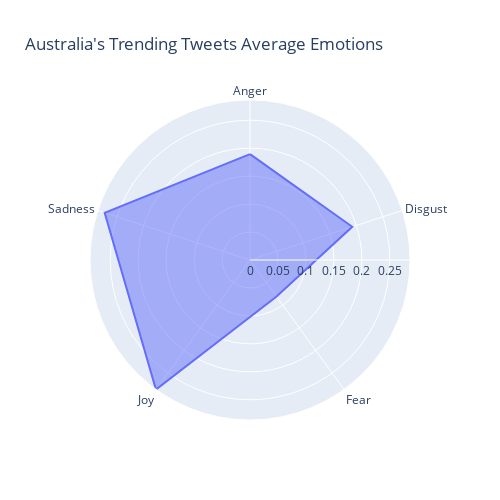
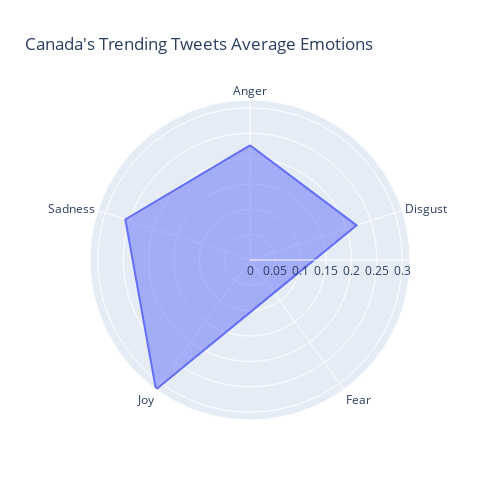
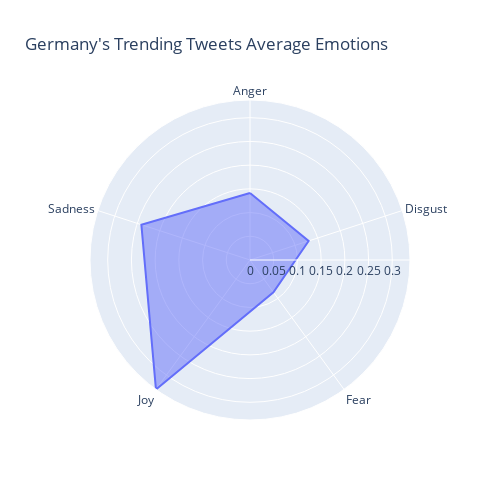
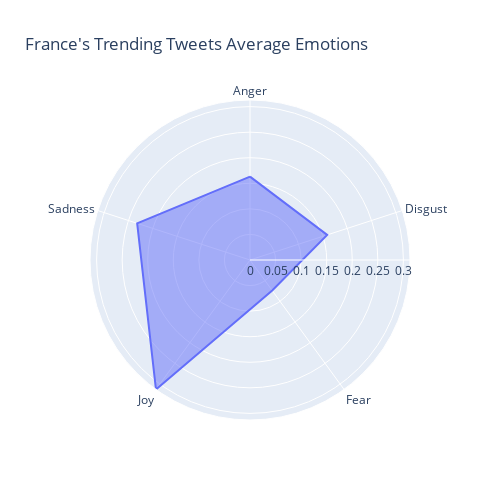

Notebook code cell kept with these figures, in order:
### Code cell
def radar_chart(country, df):
    """
    Graph sentiment scores of countries in radar chart
    
    Arg: 
      countr (str): name of country as a string
      df (DataFrame): a dataframe of trending tweets and sentiment scores of different countries

    Return:
      Radar Charts bar plot of sentiment scores of trending topics in countries
    """
    #create a list of sentiments (columns in the df if it's not Topic)
    sentiments = [column for column in df if column in ['Anger',	'Disgust',	'Fear',	'Joy',	'Sadness']]

    avg_sents = []

    df_country = df.loc[df['Country'] == country]
    for sentiment in sentiments:
      avg_sent = df_country[sentiment].mean()
      avg_sents.append(avg_sent)

    df = pd.DataFrame(dict(r=avg_sents, theta=sentiments))
    fig = px.line_polar(df, r='r', theta='theta', line_close=True, title=f"{country}'s Trending Tweets Average Emotions", width=500, height=500)
    fig.update_traces(fill='toself')
    
    return fig.show()

radar_chart('Australia', countries_df)
radar_chart('Canada', countries_df)
radar_chart('Germany', countries_df)
radar_chart('France', countries_df)
radar_chart('Netherlands', countries_df)
radar_chart('New Zealand', countries_df)
radar_chart('Norway', countries_df)
radar_chart('Sweden', countries_df)
radar_chart('Switzerland', countries_df)
radar_chart('United Kingdom', countries_df)
radar_chart('United States', countries_df)

### Figure 1 — Plotly figure (JSON) as saved in the notebook; plotly's stock layout.template omitted (floating-point values rounded to 4 significant figures)
{"data": [{"fill": "toself", "hovertemplate": "r=%{r}<br>theta=%{theta}<extra></extra>", "legendgroup": "", "line": {"color": "#636efa", "dash": "solid"}, "mode": "lines", "name": "", "r": [0.1893, 0.1923, 0.08083, 0.2862, 0.2733, 0.1893], "showlegend": false, "subplot": "polar", "theta": ["Anger", "Disgust", "Fear", "Joy", "Sadness", "Anger"], "type": "scatterpolar"}], "layout": {"height": 500, "legend": {"tracegroupgap": 0}, "polar": {"angularaxis": {"direction": "clockwise", "rotation": 90}, "domain": {"x": [0, 1], "y": [0, 1]}}, "title": {"text": "Australia's Trending Tweets Average Emotions"}, "width": 500}}

### Figure 2 — Plotly figure (JSON) as saved in the notebook; plotly's stock layout.template omitted (floating-point values rounded to 4 significant figures)
{"data": [{"fill": "toself", "hovertemplate": "r=%{r}<br>theta=%{theta}<extra></extra>", "legendgroup": "", "line": {"color": "#636efa", "dash": "solid"}, "mode": "lines", "name": "", "r": [0.2261, 0.2209, 0.08011, 0.3154, 0.2584, 0.2261], "showlegend": false, "subplot": "polar", "theta": ["Anger", "Disgust", "Fear", "Joy", "Sadness", "Anger"], "type": "scatterpolar"}], "layout": {"height": 500, "legend": {"tracegroupgap": 0}, "polar": {"angularaxis": {"direction": "clockwise", "rotation": 90}, "domain": {"x": [0, 1], "y": [0, 1]}}, "title": {"text": "Canada's Trending Tweets Average Emotions"}, "width": 500}}

### Figure 3 — Plotly figure (JSON) as saved in the notebook; plotly's stock layout.template omitted (floating-point values rounded to 4 significant figures)
{"data": [{"fill": "toself", "hovertemplate": "r=%{r}<br>theta=%{theta}<extra></extra>", "legendgroup": "", "line": {"color": "#636efa", "dash": "solid"}, "mode": "lines", "name": "", "r": [0.1411, 0.13, 0.08397, 0.3373, 0.2408, 0.1411], "showlegend": false, "subplot": "polar", "theta": ["Anger", "Disgust", "Fear", "Joy", "Sadness", "Anger"], "type": "scatterpolar"}], "layout": {"height": 500, "legend": {"tracegroupgap": 0}, "polar": {"angularaxis": {"direction": "clockwise", "rotation": 90}, "domain": {"x": [0, 1], "y": [0, 1]}}, "title": {"text": "Germany's Trending Tweets Average Emotions"}, "width": 500}}

### Figure 4 — Plotly figure (JSON) as saved in the notebook; plotly's stock layout.template omitted (floating-point values rounded to 4 significant figures)
{"data": [{"fill": "toself", "hovertemplate": "r=%{r}<br>theta=%{theta}<extra></extra>", "legendgroup": "", "line": {"color": "#636efa", "dash": "solid"}, "mode": "lines", "name": "", "r": [0.1631, 0.1587, 0.07391, 0.3129, 0.232, 0.1631], "showlegend": false, "subplot": "polar", "theta": ["Anger", "Disgust", "Fear", "Joy", "Sadness", "Anger"], "type": "scatterpolar"}], "layout": {"height": 500, "legend": {"tracegroupgap": 0}, "polar": {"angularaxis": {"direction": "clockwise", "rotation": 90}, "domain": {"x": [0, 1], "y": [0, 1]}}, "title": {"text": "France's Trending Tweets Average Emotions"}, "width": 500}}
